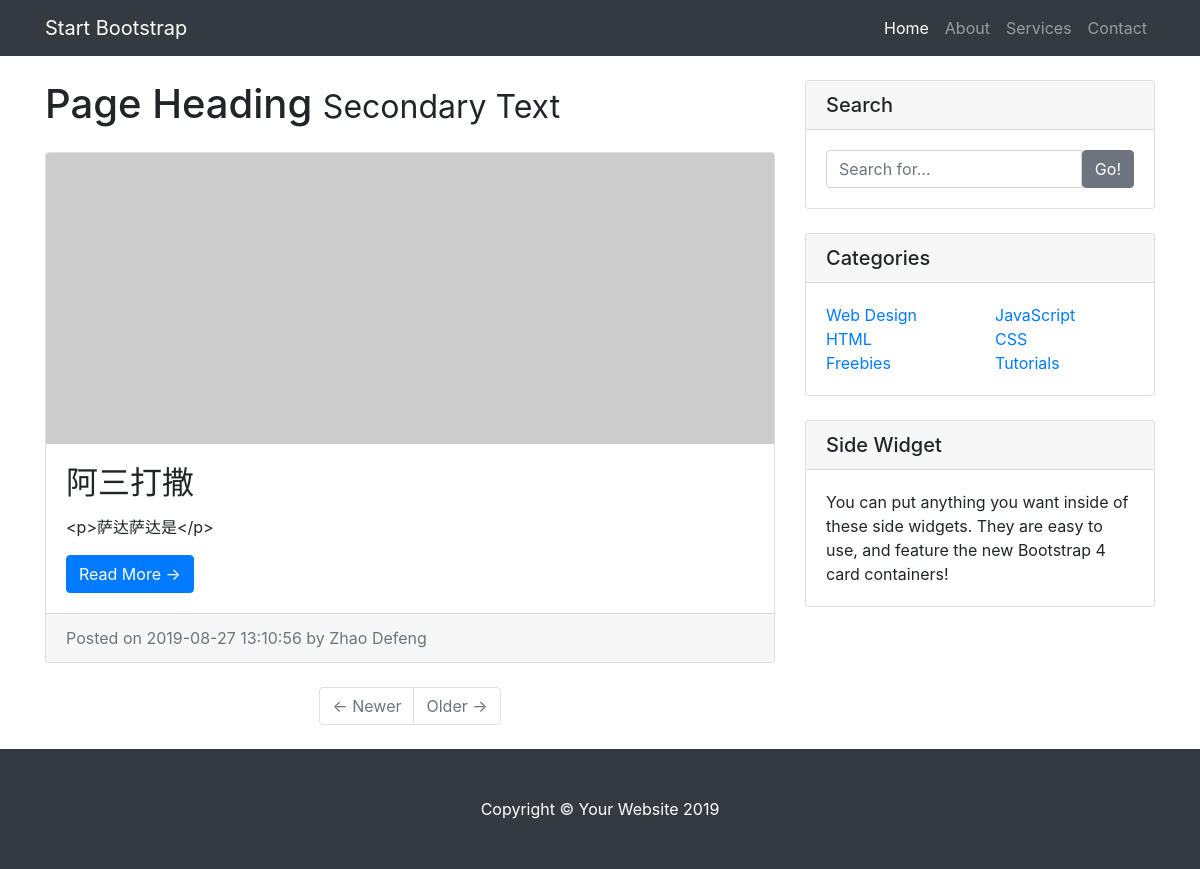
The page /blogDisplay on the database as committed earlier.
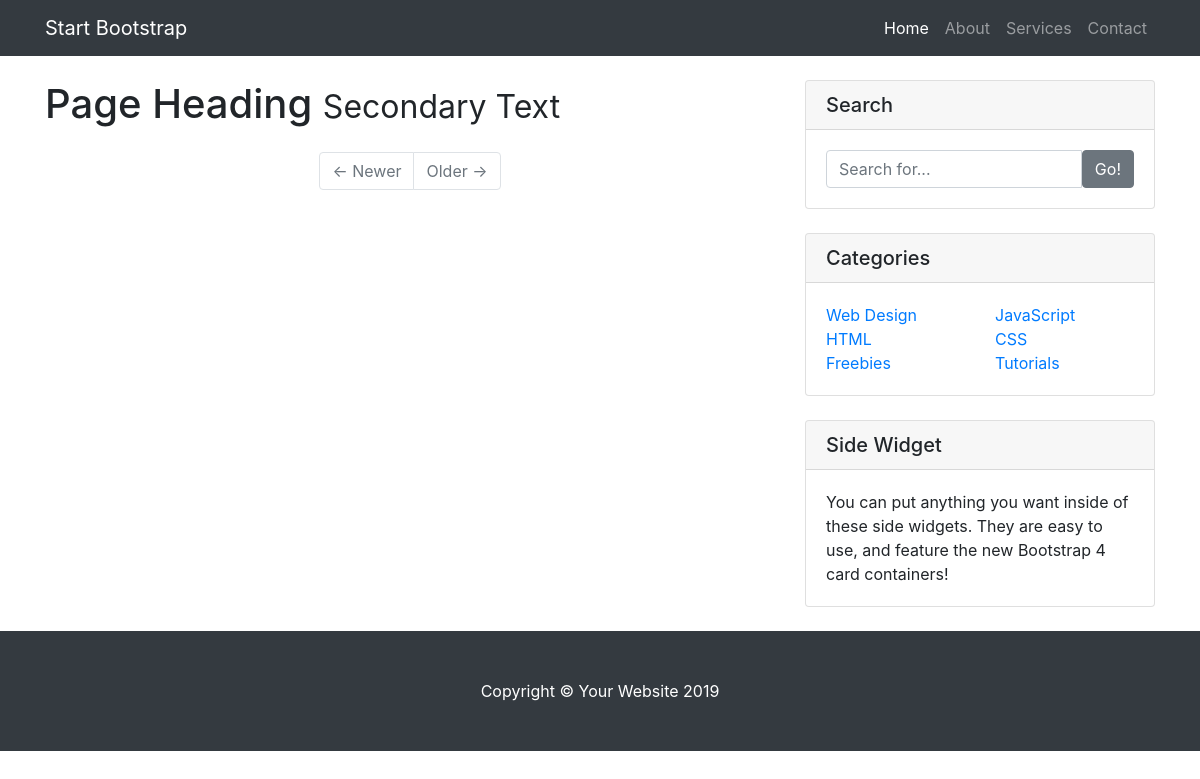
The same page on the database as committed later.
### app.py (models this page shows)
class Blog(db.Model):
    id = db.Column(db.Integer, primary_key=True)
    title = db.Column(db.String(120))
    text = db.Column(db.Text)
    timestamp = db.Column(db.DateTime, default=datetime.datetime.utcnow,index=True)

### app.py (the view)
@app.route('/blogDisplay',methods=['GET','POST'])
def blogAllDisplay():
    page = request.args.get('page',1,type=int)
    pagination = Blog.query.order_by(Blog.timestamp.desc()).paginate(page,3,error_out=False)
    blogs = pagination.items
    return render_template('blogDisplay.html',blogs=blogs,paginate=pagination)

### templates/blogDisplay.html (shortened to what this page needs)
<!DOCTYPE html>
<html lang="en">
<head>
  <link href="../static/vendor/bootstrap/css/bootstrap.min.css" rel="stylesheet">
  <link href="../static/css/blog-home.css" rel="stylesheet">
</head>
<body>
  <nav class="navbar navbar-expand-lg navbar-dark bg-dark fixed-top">
    <div class="container">
      <a class="navbar-brand" href="#">Start Bootstrap</a>
      <div class="collapse navbar-collapse" id="navbarResponsive">
        <ul class="navbar-nav ml-auto">
          <li class="nav-item active">
            <a class="nav-link" href="#">Home
            </a>
          </li>
          <li class="nav-item">
            <a class="nav-link" href="#">About</a>
          </li>
          <li class="nav-item">
            <a class="nav-link" href="#">Services</a>
          </li>
          <li class="nav-item">
            <a class="nav-link" href="#">Contact</a>
          </li>
        </ul>
      </div>
    </div>
  </nav>
  <div class="container">
    <div class="row">
      <div class="col-md-8">
        <h1 class="my-4">Page Heading
          <small>Secondary Text</small>
        </h1>
      {% for blog in blogs %}
        <div class="card mb-4">
          <img class="card-img-top" src="http://placehold.it/750x300" alt="Card image cap">
          <div class="card-body">
            <h2 class="card-title">{{ blog.title }}</h2>
            <p class="card-text">
                {{ blog.text }}
            </p>
            <a href="/blogContent/{{ blog.id }}" class="btn btn-primary">Read More &rarr;</a>
          </div>
          <div class="card-footer text-muted">
            Posted on {{  blog.timestamp }} by Zhao Defeng
          </div>
        </div>
      {% endfor %}
        <ul class="pagination justify-content-center mb-4">
            {%  if paginate.has_prev  %}
                <li class="page-item">
                    <a class="page-link" href="/blogDisplay?page={{ paginate.prev_num }}">&larr; Newer</a>
                </li>
            {% else %}
                <li class="page-item disabled">
                    <a class="page-link" href="#">&larr; Newer</a>
                </li>
            {% endif %}
          {%  if paginate.has_next  %}
                <li class="page-item">
                    <a class="page-link" href="/blogDisplay?page={{ paginate.next_num }}">Older &rarr;</a>
                </li>
            {% else %}
                <li class="page-item disabled">
                    <a class="page-link" href="#">Older &rarr;</a>
                </li>
            {% endif %}
        </ul>
      </div>
      <div class="col-md-4">
        <div class="card my-4">
          <h5 class="card-header">Search</h5>
          <div class="card-body">
            <div class="input-group">
              <input type="text" class="form-control" placeholder="Search for...">
              <span class="input-group-btn">
                <button class="btn btn-secondary" type="button">Go!</button>
              </span>
            </div>
          </div>
        </div>
        <div class="card my-4">
          <h5 class="card-header">Categories</h5>
          <div class="card-body">
            <div class="row">
              <div class="col-lg-6">
                <ul class="list-unstyled mb-0">
                  <li>
                    <a href="#">Web Design</a>
                  </li>
                  <li>
                    <a href="#">HTML</a>
                  </li>
                  <li>
                    <a href="#">Freebies</a>
                  </li>
                </ul>
              </div>
              <div class="col-lg-6">
                <ul class="list-unstyled mb-0">
                  <li>
                    <a href="#">JavaScript</a>
                  </li>
                  <li>
                    <a href="#">CSS</a>
                  </li>
                  <li>
                    <a href="#">Tutorials</a>
                  </li>
                </ul>
              </div>
            </div>
          </div>
        </div>
        <div class="card my-4">
          <h5 class="card-header">Side Widget</h5>
          <div class="card-body">
            You can put anything you want inside of these side widgets. They are easy to use, and feature the new Bootstrap 4 card containers!
          </div>
        </div>
      </div>
    </div>
  </div>
  <footer class="py-5 bg-dark">
    <div class="container">
      <p class="m-0 text-center text-white">Copyright &copy; Your Website 2019</p>
    </div>
  </footer>
</body>
</html>

### static/css/blog-home.css (style rules this page uses)
body { padding-top: 56px; }

Rows that differ between the two databases and show on the page:
removed Blog: title "阿三打撒", text "<p>萨达萨达是</p>", timestamp "2019-08-27 13:10:56"
